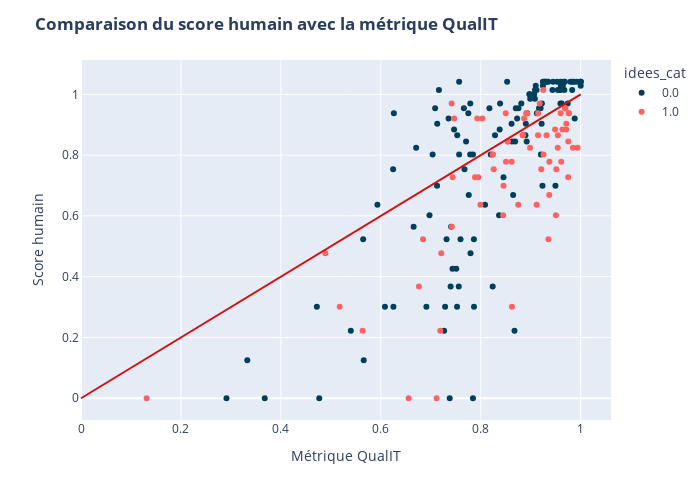

Notebook cell for this chart:
### Code cell
df["log_score_humain"] = np.log10(df["score_humain"]+1)

fig = px.scatter(
    df, x="C", y="log_score_humain", 
    color="idees_cat", color_discrete_sequence=["#ff6361", "#003f5c"]
)
# Ajout de la ligne x = y pour référence
fig.add_shape(
    type="line", x0=0, x1=1, y0=0, y1=1, xref="x", yref="y",
    line=dict(color="#d41010")
)
fig.update_layout(
    title={"text": "<b>Comparaison du score humain avec la métrique QualIT</b>"},
    xaxis_title="Métrique QualIT",
    yaxis_title="Score humain",
    width=700, height=500
)
fig.update_traces(
    hovertemplate =
        "Métrique QualIT = %{x}<br>" \
        "Score humain = %{y}<extra></extra>"
)
fig.show()
